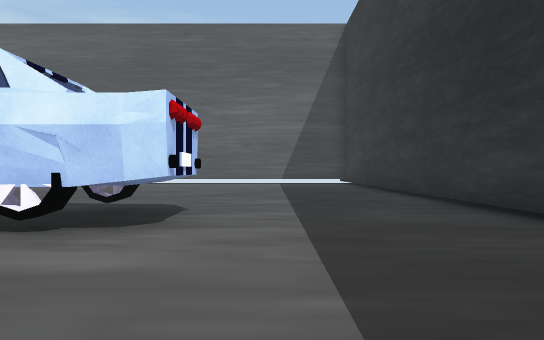
View 1 (above)

18 first-person views from a walk through a 3-D level made in the Unity game engine. The camera is 1.2 m above the floor, looks level and sees 70° across. The floor is counted in squares, 2 m on a side. Each view is taken from the middle of a square. On the plan, view 1 faces up. The plan holds only what a view shows up to about 11 squares ahead; the rest is blank. The place goes on beyond the plan. Some surface patterns are stand-ins.

View 2
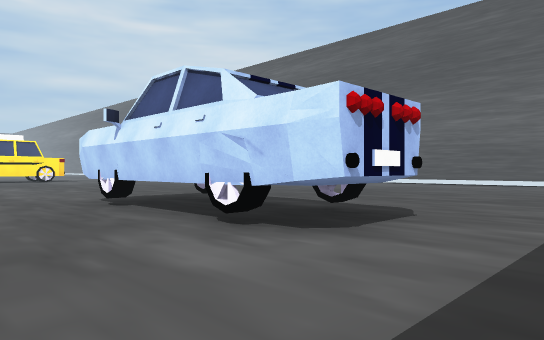

View 3
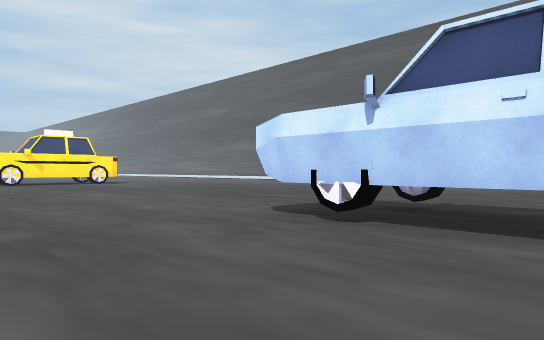

View 4
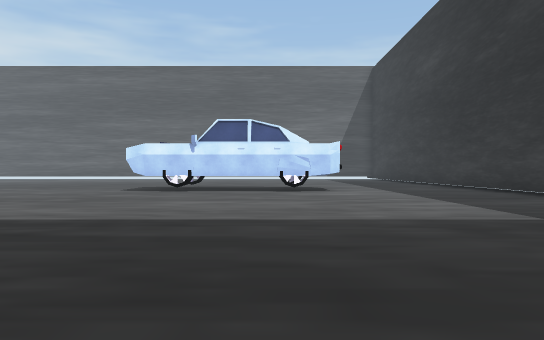

View 5
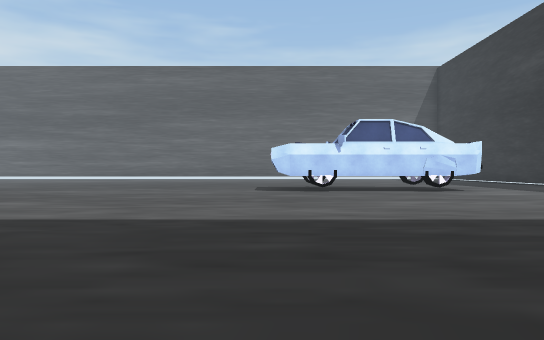

View 6
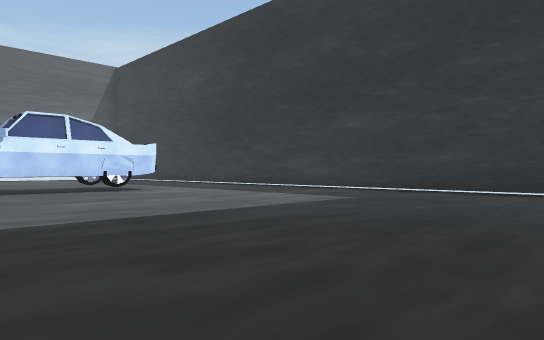

View 7
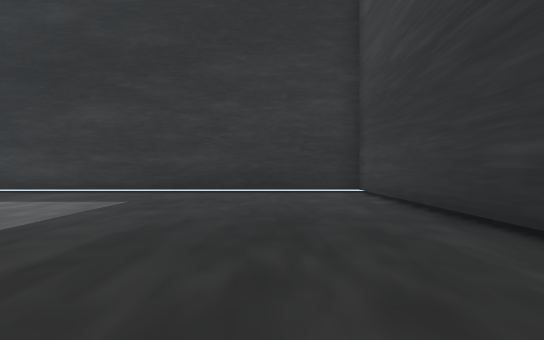

View 8
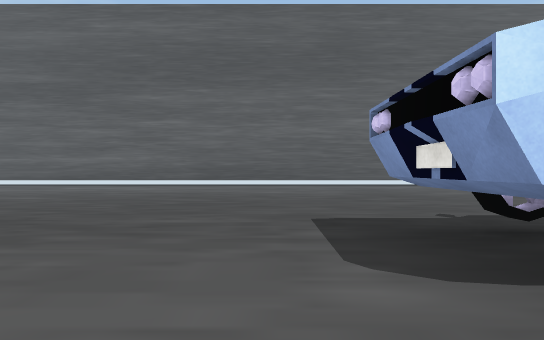

View 9
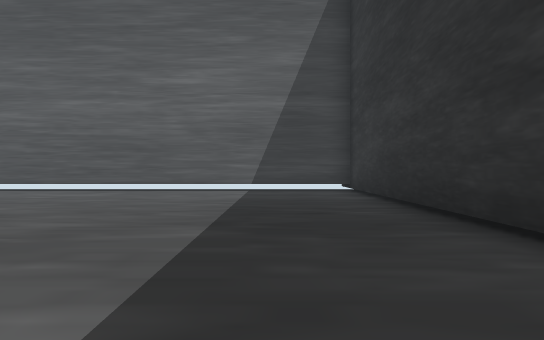

View 10
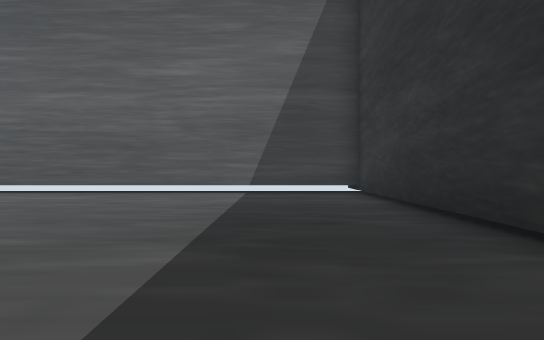

View 11
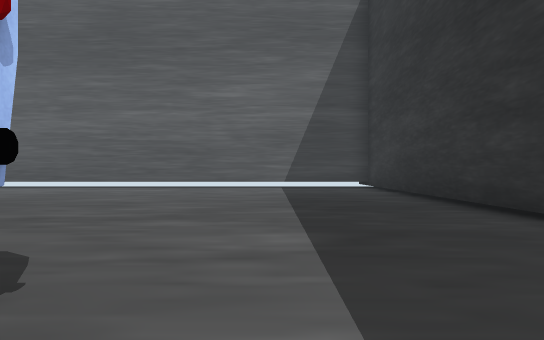

View 12
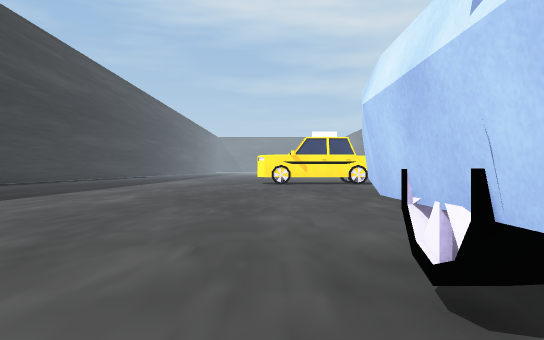

View 13
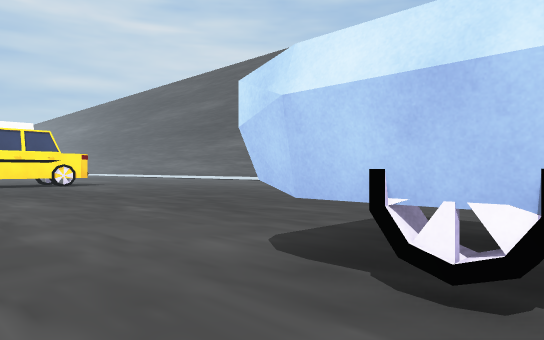

View 14
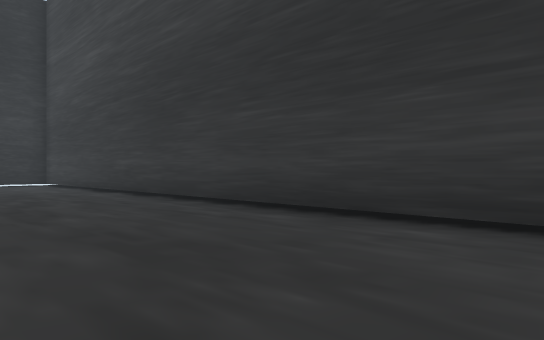

View 15
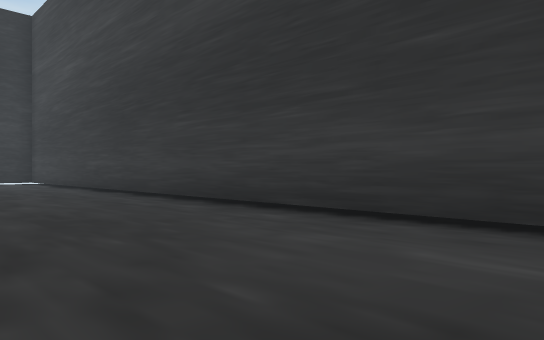

View 16
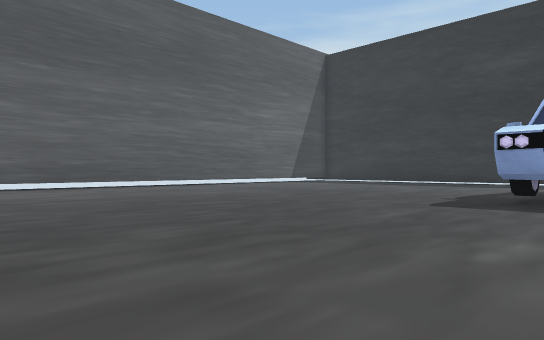

View 17
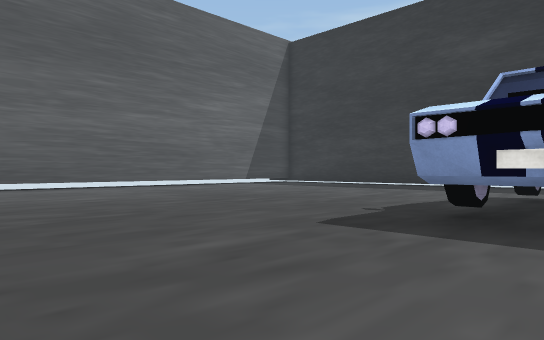

View 18
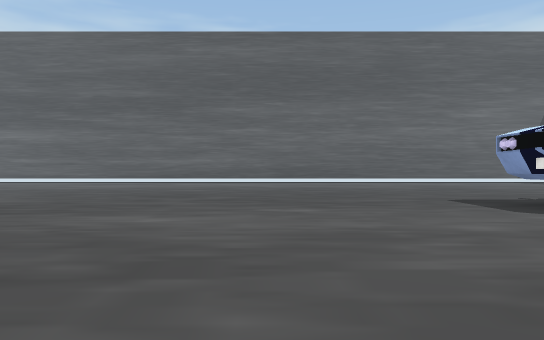

### Floor plan
Key: @ floor where view 1 was taken; # wall or solid block; . floor; T thing the floor can be seen under or through; O other object.
Columns run from 18 left of view 1 to 4 right of it. Each row starts with its distance up from view 1.
 17       #################
 16       ................#
 15       ................#
 14       ................#
 13    ...................#
 12    ...................#
 11     ..................#
 10 ......................#
  9 ......................#
  8  .....................#
  7  .....................#
  6  ..........TO###O.....#
  5  ..........T     #....#
  4  ..........TO###O#....#
  3   ....................#
  2    ...................#
  1    ...................#
  0    ...............@...#
 -1    ...................#
 -2    ...................#
 -3    ...................#
 -4    ...................#
 -5    ...................#
 -6    ...................#
 -7     ..................#
 -8     ###################

Where each view was taken, in squares from view 1:
view 1: 0 up, 0 right, facing up
view 2: 1 up, 1 right, facing up-left
view 3: 0 up, 3 left, facing up-left
view 4: 7 down, 3 left, facing up
view 5: 7 down, 7 left, facing up
view 6: 7 down, 7 left, facing up-right
view 7: 5 down, 7 left, facing right
view 8: 2 up, 8 left, facing up
view 9: 6 up, 1 right, facing up
view 10: 7 up, 1 right, facing up
view 11: 4 up, 0 right, facing up
view 12: 3 up, 4 left, facing left
view 13: 2 up, 5 left, facing up-left
view 14: 3 down, 13 left, facing down-right
view 15: 3 down, 15 left, facing down-right
view 16: 4 up, 14 left, facing up-right
view 17: 4 up, 11 left, facing up-right
view 18: 1 down, 11 left, facing up
